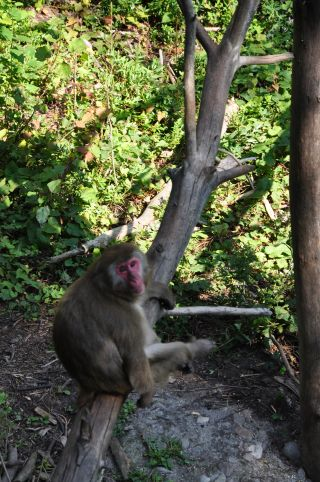
//> input picture Image_DataSet/baboon1.jpg, 320 x 482 px
$ ./Pattern_Rec_Histogram2   (built with g++ and OpenCV 4)
//> lines starting //> are read from the running program, lines starting //| are printed output that depends on the picture; after the words box and inside, x2 and y2 are one past the last pixel; in counts of white or black regions, pixels touching at a corner belong together
//> further down, image1 is the input picture: 482 rows x 320 cols, CV_8UC3; mean B, G, R 65.5, 91.9, 86.2
#include <opencv2/core/core.hpp>
#include <opencv2/highgui/highgui.hpp>
#include <opencv2/imgproc/imgproc.hpp>
#include "opencv2/video/tracking.hpp"
#include <iostream>

using namespace cv;
using namespace std;
class ContentFinder{
    private:
		float hranges[2];
		const float *ranges[3];
		int channels[3];
		float threshold;
		MatND histogram;
		int histSize[3];
    public:
		ContentFinder():threshold(-1.0f){
			histSize[0] = histSize[1] = histSize[2] = 256;
		    ranges[0] = hranges;
			ranges[1] = hranges;
			ranges[2] = hranges;


		}
		void setThreshold(float t){
		    threshold = t;
		}
		float getThreshold(){
		    return threshold;
		}
		// [13 lines left out: function getHistorgram, not called in this run]
		void setHisogram(MatND &h){
		    histogram = h;
			normalize(histogram, histogram, 1.0);
		}
		Mat find(Mat &image,float minVal, float maxVal,int dim){
		    Mat result;
			hranges[0] = minVal;
			hranges[1] = maxVal;
			for(int i =0 ; i < dim ; i++)
				this->channels[i] = i;

			calcBackProject(&image,
				            1,
				            channels,
							histogram,
							result,
							ranges,
							255.0);

		if(threshold>0.0)
			cv::threshold(result,result,255*threshold,255,THRESH_BINARY);
		return result;
		}


};
class ColorHistorgram{
    private:
		int histSize[3];
		float hranges[2];
		const float *ranges[3];
		int channels[3];
    public:
		ColorHistorgram(){
		    histSize[0] = histSize[1] = histSize[2] = 256;
			hranges[0] = 0.0;
			hranges[1] = 256.0;
			ranges[0] = hranges;
			ranges[1] = hranges;
			ranges[2] = hranges;
			channels[0] = 0;
			channels[1] = 1;
			channels[2] = 2;
		}
		// [31 lines left out: functions getHistorgram, applyLookUp, colorReduce, not called in this run]
		MatND getHueHistogram(Mat &image, int minSaturation=0){
//> called with minSaturation = 65
		    MatND hist;
			Mat hsv;
			cvtColor(image,hsv,CV_BGR2HSV);
//> hsv: 40 rows x 35 cols, CV_8UC3; mean H, S, V 109.5, 64.5, 74
			Mat mask;
			if(minSaturation > 0){
			    vector<Mat>v;
				split(hsv,v);
				threshold(v[1],mask,minSaturation,255,CV_THRESH_BINARY);
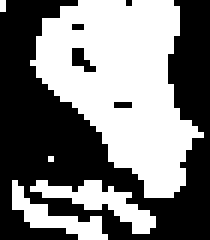
//> mask: 40 rows x 35 cols, CV_8UC1 (shown 6 times larger); 48.1% white; 5 white regions (2 under 20 px), largest, box (x1, y1, x2, y2) and area: (5, 0, 34, 33) 551, (5, 30, 26, 39) 68, (2, 30, 18, 40) 52
			}
			hranges[0] = 0.0;
			hranges[1] = 180.0;
			channels[0] = 0;
			calcHist(&hsv,
				     1,
					 channels,
					 mask,
					 hist,
					 1,
					 histSize,
					 ranges
		    );
//> hist = 256 values, max 101 at index 237, min 0 at index 1, mean 2.63
			return hist;
		}

};

int main( int argc, char** argv )
{
	Mat image1;
	image1 = imread("Image_DataSet/baboon1.jpg", CV_LOAD_IMAGE_COLOR);   // Read the file
    if(! image1.data )                              // Check for invalid input
    {
        cout <<  "Could not open or find the image" << std::endl ;
        return -1;
    }
	Mat imageROI = image1(Rect(110,260,35,40));
	int minSat = 65;
	ColorHistorgram hc;
	MatND colorhist = hc.getHueHistogram(imageROI,minSat);
//> colorhist has the same summary as hist in getHueHistogram
	ContentFinder finder;
	finder.setHisogram(colorhist);
//> in setHisogram, `histogram = h;`: histogram has the same summary as hist in getHueHistogram
//> in setHisogram, `normalize(histogram, histogram, 1.0);`: histogram = 256 values, max 0.547 at index 237, min 0 at index 1, mean 0.0143
//> colorhist has the same summary as histogram in setHisogram

	Mat image2;
	image2 = imread("Image_DataSet/baboon2.jpg", CV_LOAD_IMAGE_COLOR);
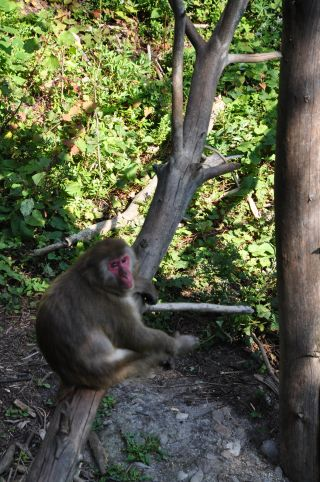
//> input picture Image_DataSet/baboon2.jpg, 320 x 482 px
//> image2 is the input picture: 482 rows x 320 cols, CV_8UC3; mean B, G, R 69, 93.2, 88.1
	Mat hsv;
	cvtColor(image2, hsv, CV_BGR2HSV);
//> hsv: 482 rows x 320 cols, CV_8UC3; mean H, S, V 56.3, 80.1, 97.6
	vector<Mat> v;
	split(hsv,v);
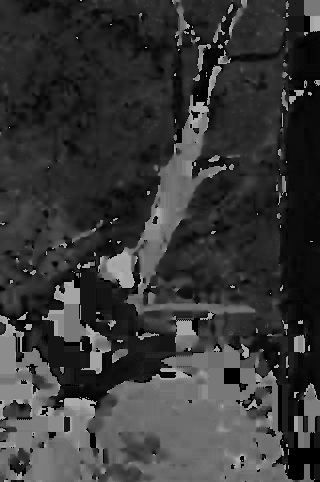
//> v[0]: 482 rows x 320 cols, CV_8UC1; min 0, max 179, mean 56.3
//> v[1]: 482 rows x 320 cols, CV_8UC1
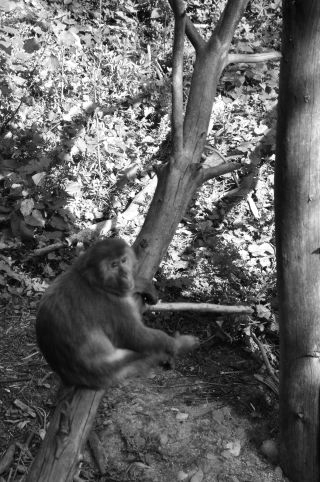
//> v[2]: 482 rows x 320 cols, CV_8UC1; min 0, max 255, mean 97.6
	threshold(v[1],v[1],minSat,255,THRESH_BINARY);
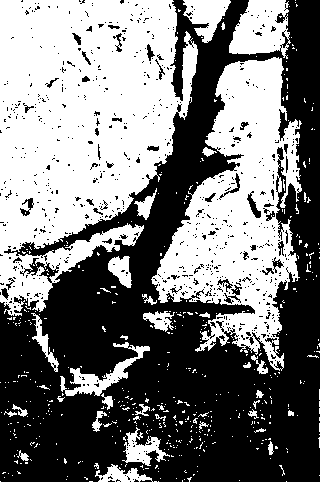
//> v[1]: 482 rows x 320 cols, CV_8UC1; 48.2% white; 508 white regions (474 under 20 px), largest, box (x1, y1, x2, y2) and area: (0, 0, 198, 316) 41385, (151, 57, 302, 371) 22580, (229, 0, 291, 59) 2506
	merge(v,hsv);
//> hsv: 482 rows x 320 cols, CV_8UC3; mean H, S, V 56.3, 122.8, 97.6
	Mat result;
	result = finder.find(hsv,0.0,180,1);
	bitwise_and(result,v[1],result);
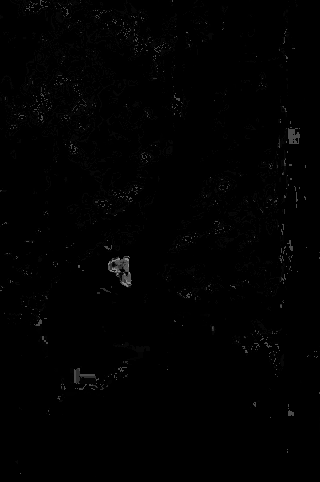
//> result: 482 rows x 320 cols, CV_8UC1; min 0, max 139, mean 1.4
	Rect rect(110, 260, 35, 40);
	rectangle(image2,rect,Scalar(0,0,255));
	TermCriteria criteria(TermCriteria::MAX_ITER,1000,0.01);
	meanShift(result,rect,criteria);
//> rect = Rect(103, 250, 35, 40)
	rectangle(image2,rect,Scalar(255,0,0));
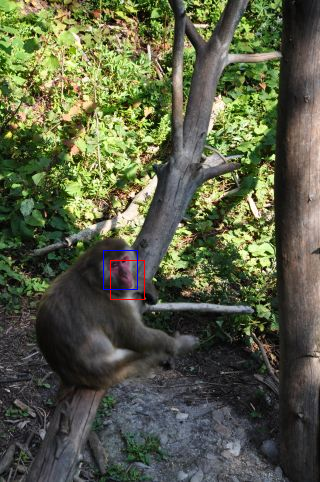
//> image2: 482 rows x 320 cols, CV_8UC3; mean B, G, R 69.1, 93.1, 88.2
	imshow("result" , image2);


	waitKey(0);
	return 0;
}
